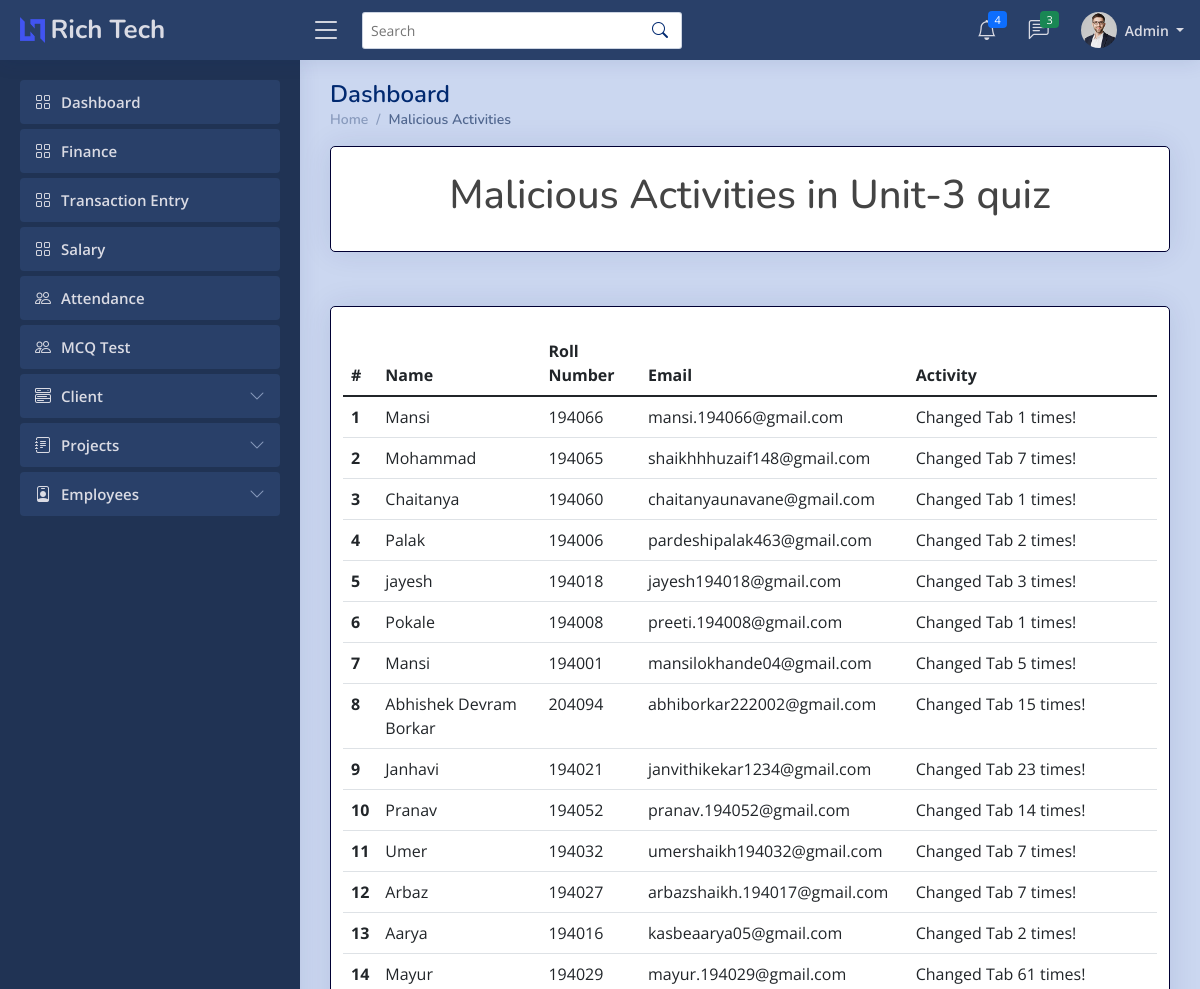
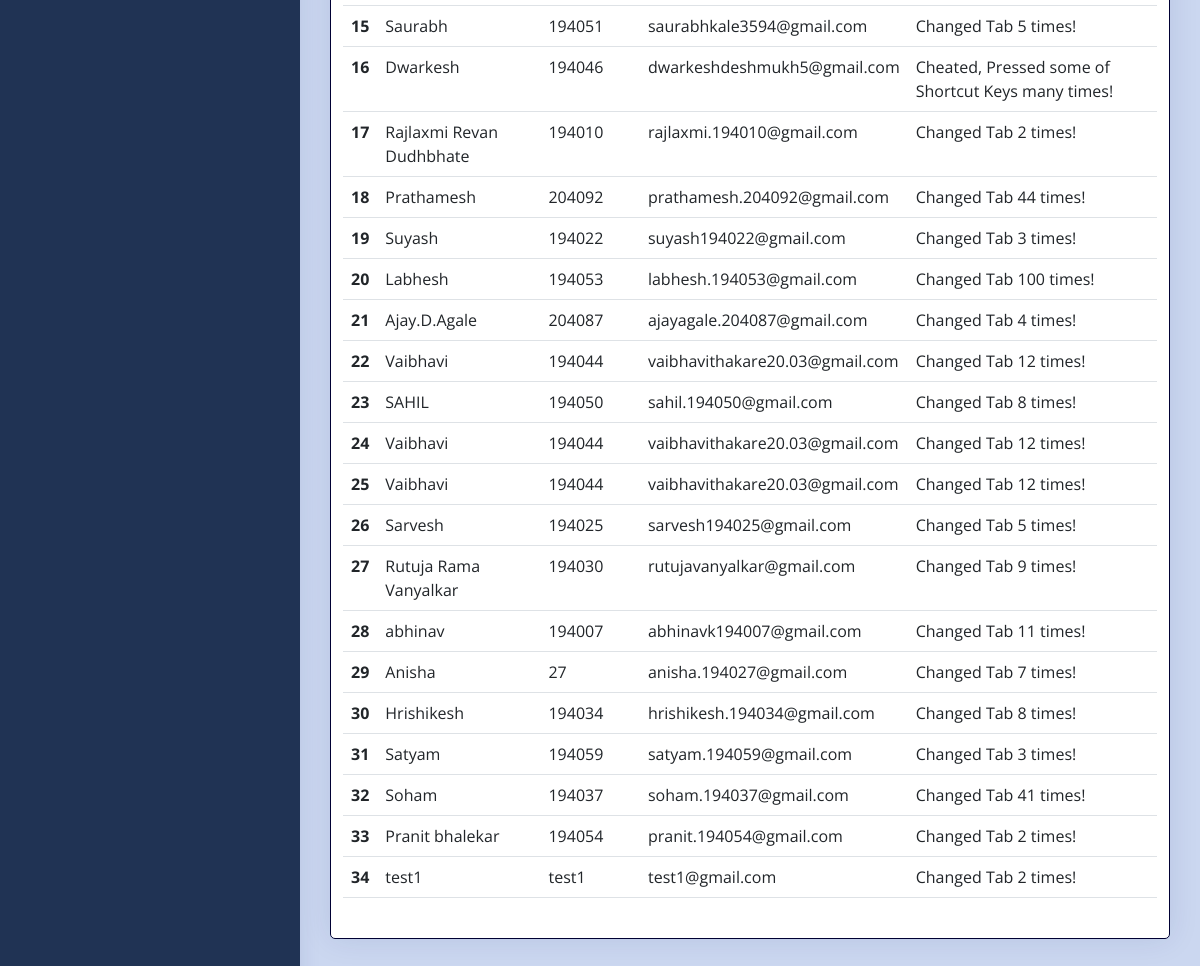
Screenshot of /MCQ/malicious.php (signed in) with the database file from the repository (2 pictures, top to bottom).
### tables this page shows
CREATE TABLE `tempresult` (
  `quizname` varchar(255) NOT NULL
);

CREATE TABLE `malicious` (
  `Id` int(7) NOT NULL,
  `ename` varchar(255) NOT NULL,
  `email` varchar(255) NOT NULL,
  `roll` varchar(20) NOT NULL,
  `quizname` varchar(255) NOT NULL,
  `emessage` varchar(255) NOT NULL
);

### MCQ/malicious.php (the view, shortened to what this page needs)
<?php
    if ($_SESSION['erole']=="admin"){
?>
<!DOCTYPE html>
<html lang="en">
<head>
  <link href="../assets/vendor/bootstrap/css/bootstrap.min.css" rel="stylesheet">
  <link href="../assets/vendor/bootstrap-icons/bootstrap-icons.css" rel="stylesheet">
  <link href="../assets/vendor/boxicons/css/boxicons.min.css" rel="stylesheet">
  <link href="../assets/vendor/quill/quill.snow.css" rel="stylesheet">
  <link href="../assets/vendor/quill/quill.bubble.css" rel="stylesheet">
  <link href="../assets/vendor/remixicon/remixicon.css" rel="stylesheet">
  <link href="../assets/vendor/simple-datatables/style.css" rel="stylesheet">
  <link rel="stylesheet" href="../assets/css/style.css?v=<?php echo time(); ?>">
</head>
<body>
      <?php
            include 'imports/nav-admin.php';
            require ('config.php');
      ?>
  <main id="main" class="main">
    <div class="pagetitle">
      <h1>Dashboard</h1>
      <nav>
        <ol class="breadcrumb">
          <li class="breadcrumb-item"><a href="dashboard.php">Home</a></li>
          <li class="breadcrumb-item active">Malicious Activities</li>
        </ol>
      </nav>
    </div>
    <div class="card container jumbotron">
        <br>
        <?php
        $conn=mysqli_connect($server_name,$username,$password,$database_name);
        $sql_query = "SELECT quizname from tempresult";
        $records = mysqli_query($conn,$sql_query);
        while($data = mysqli_fetch_array($records)){
            $qz=$data['quizname'];
        }
        echo "<center><h1>Malicious Activities in ".$qz." quiz</h1></center>";
        ?>
        <br>
    </div>
    <br>
    <div class="card container jumbotron">
        <br>
        <?php
            $n=1;
            $conn=mysqli_connect($server_name,$username,$password,$database_name);
            $sql_query = "SELECT * from malicious where quizname='$qz'";
            $records = mysqli_query($conn, $sql_query);
            echo '<table class="table">';
                echo '<thead class="thead-dark">';
                    echo '<tr>';
                    echo '<th scope="col">#</th>';
                    echo '<th scope="col">Name</th>';
                    echo '<th scope="col">Roll Number</th>';
                    echo '<th scope="col">Email</th>';
                    echo '<th scope="col">Activity</th>';
                    echo '</tr>';
                echo '</thead>';
            echo '<tbody>';
            while($data = mysqli_fetch_array($records)){
                $roll=$data['roll'];
                $email=$data['email'];
                $name=$data['ename'];
                $activity=$data['emessage'];
                echo '<tr>
                        <th scope="row">'.$n.'</th>
                        <td>'.$name.'</td>
                        <td>'.$roll.'</td>
                        <td>'.$email.'</td>
                        <td>'.$activity.'</td>
                        </tr>';
                $n+=1;
            }
            echo '</tbody>
            </table>';
        ?>
        <br>
    </div>
    <br><br>
  </main>
</body>
</html>
<?php
        }
        else{
            ob_start();
            header('Location: '.'../index.php');
            ob_end_flush();
            die();
        }
    ?>

### assets/css/style.css (style rules this page uses)
:root { scroll-behavior: smooth; }
body { font-family: "Open Sans", sans-serif; background: #cbd7f0; color: #444444; }
a { color: #4154f1; text-decoration: none; }
h1, h2, h3, h4, h5, h6 { font-family: "Nunito", sans-serif; }
#main { margin-top: 60px; padding: 20px 30px; transition: all 0.3s; }
.pagetitle { margin-bottom: 10px; }
.pagetitle h1 { font-size: 24px; margin-bottom: 0; font-weight: 600; color: #012970; }
.card { margin-bottom: 30px; border-width: 1px; border-color: #000033; border-radius: 5px; box-shadow: 0px 0 30px rgba(1, 41, 112, 0.1); }
.breadcrumb { font-size: 14px; font-family: "Nunito", sans-serif; color: #899bbd; font-weight: 600; }
.breadcrumb a { color: #899bbd; transition: 0.3s; }
.breadcrumb .breadcrumb-item::before { color: #899bbd; }
.breadcrumb .active { color: #51678f; font-weight: 600; }
@media (min-width: 1200px) { #main, #footer { margin-left: 300px; } }

### rows the page displays
tempresult: quizname "Unit-3"
malicious: ename "Mansi", roll "194066", email "mansi.194066@gmail.com", emessage "Changed Tab 1 times!"
malicious: ename "Mohammad", roll "194065", email "shaikhhhuzaif148@gmail.com", emessage "Changed Tab 7 times!"
malicious: ename "Chaitanya", roll "194060", email "chaitanyaunavane@gmail.com", emessage "Changed Tab 1 times!"
malicious: ename "Palak", roll "194006", email "pardeshipalak463@gmail.com", emessage "Changed Tab 2 times!"
malicious: ename "jayesh", roll "194018", email "jayesh194018@gmail.com", emessage "Changed Tab 3 times!"
malicious: ename "Pokale", roll "194008", email "preeti.194008@gmail.com", emessage "Changed Tab 1 times!"
malicious: ename "Mansi", roll "194001", email "mansilokhande04@gmail.com", emessage "Changed Tab 5 times!"
malicious: ename "Abhishek Devram Borkar", roll "204094", email "abhiborkar222002@gmail.com", emessage "Changed Tab 15 times!"
malicious: ename "Janhavi", roll "194021", email "janvithikekar1234@gmail.com", emessage "Changed Tab 23 times!"
malicious: ename "Pranav", roll "194052", email "pranav.194052@gmail.com", emessage "Changed Tab 14 times!"
malicious: ename "Umer", roll "194032", email "umershaikh194032@gmail.com", emessage "Changed Tab 7 times!"
malicious: ename "Arbaz", roll "194027", email "arbazshaikh.194017@gmail.com", emessage "Changed Tab 7 times!"
malicious: ename "Aarya", roll "194016", email "kasbeaarya05@gmail.com", emessage "Changed Tab 2 times!"
malicious: ename "Mayur", roll "194029", email "mayur.194029@gmail.com", emessage "Changed Tab 61 times!"
malicious: ename "Saurabh", roll "194051", email "saurabhkale3594@gmail.com", emessage "Changed Tab 5 times!"
malicious: ename "Dwarkesh", roll "194046", email "dwarkeshdeshmukh5@gmail.com", emessage "Cheated, Pressed some of Shortcut Keys many times!"
malicious: ename "Rajlaxmi Revan Dudhbhate", roll "194010", email "rajlaxmi.194010@gmail.com", emessage "Changed Tab 2 times!"
malicious: ename "Prathamesh", roll "204092", email "prathamesh.204092@gmail.com", emessage "Changed Tab 44 times!"
malicious: ename "Suyash", roll "194022", email "suyash194022@gmail.com", emessage "Changed Tab 3 times!"
malicious: ename "Labhesh", roll "194053", email "labhesh.194053@gmail.com", emessage "Changed Tab 100 times!"
malicious: ename "Ajay.D.Agale", roll "204087", email "ajayagale.204087@gmail.com", emessage "Changed Tab 4 times!"
malicious: ename "Vaibhavi", roll "194044", email "vaibhavithakare20.03@gmail.com", emessage "Changed Tab 12 times!"
malicious: ename "SAHIL", roll "194050", email "sahil.194050@gmail.com", emessage "Changed Tab 8 times!"
malicious: ename "Vaibhavi", roll "194044", email "vaibhavithakare20.03@gmail.com", emessage "Changed Tab 12 times!"
malicious: ename "Vaibhavi", roll "194044", email "vaibhavithakare20.03@gmail.com", emessage "Changed Tab 12 times!"
malicious: ename "Sarvesh", roll "194025", email "sarvesh194025@gmail.com", emessage "Changed Tab 5 times!"
malicious: ename "Rutuja Rama Vanyalkar", roll "194030", email "rutujavanyalkar@gmail.com", emessage "Changed Tab 9 times!"
malicious: ename "abhinav", roll "194007", email "abhinavk194007@gmail.com", emessage "Changed Tab 11 times!"
malicious: ename "Anisha", roll "27", email "anisha.194027@gmail.com", emessage "Changed Tab 7 times!"
malicious: ename "Hrishikesh", roll "194034", email "hrishikesh.194034@gmail.com", emessage "Changed Tab 8 times!"
malicious: ename "Satyam", roll "194059", email "satyam.194059@gmail.com", emessage "Changed Tab 3 times!"
malicious: ename "Soham", roll "194037", email "soham.194037@gmail.com", emessage "Changed Tab 41 times!"
malicious: ename "Pranit bhalekar", roll "194054", email "pranit.194054@gmail.com", emessage "Changed Tab 2 times!"
malicious: ename "test1", roll "test1", email "test1@gmail.com", emessage "Changed Tab 2 times!"
